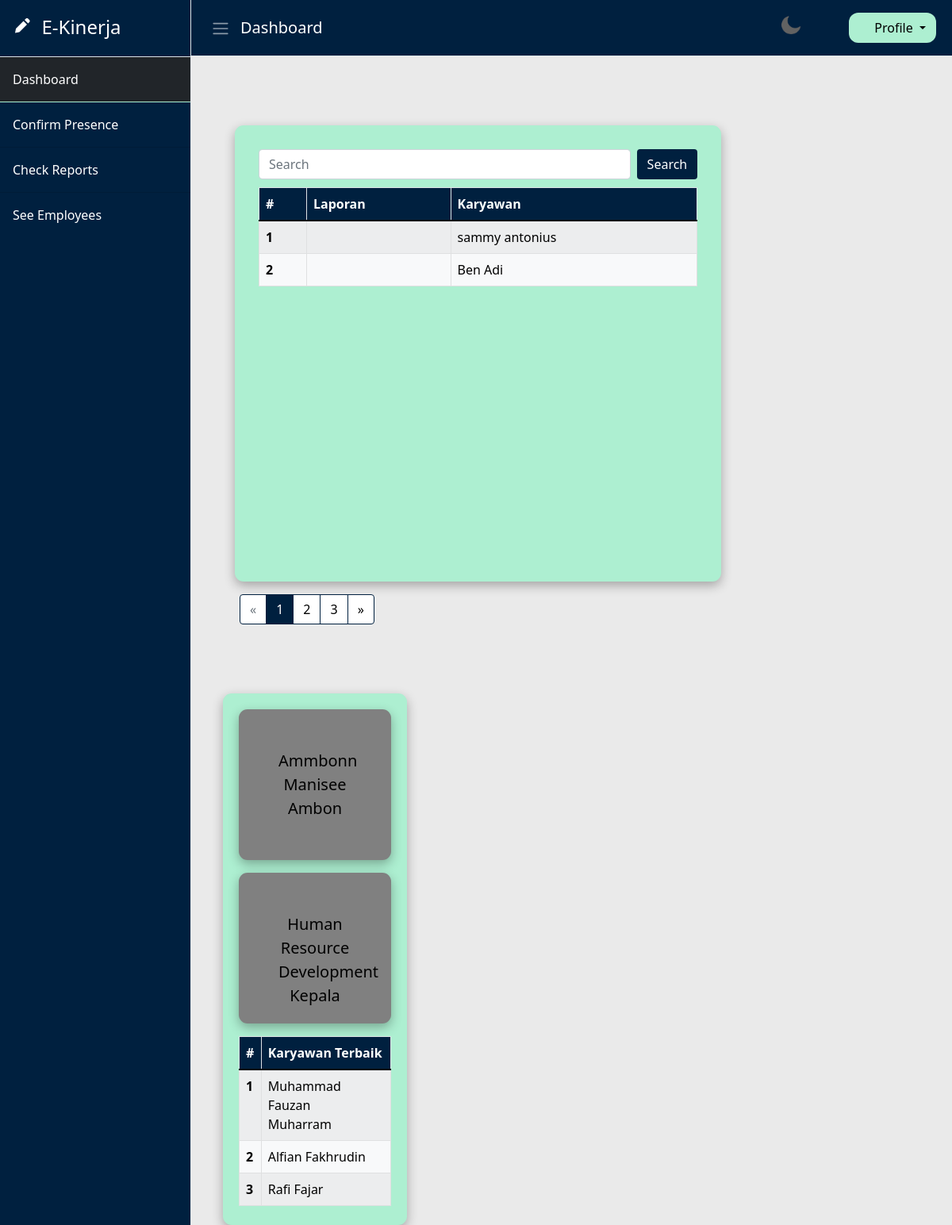
/web/admin/dashboard.php (signed in), run on the app's committed database.
### tables this page shows
CREATE TABLE `reports` (
  `id` bigint(20) NOT NULL,
  `title` varchar(256) NOT NULL,
  `description` text NOT NULL,
  `date_of_submission` timestamp NOT NULL DEFAULT current_timestamp() ON UPDATE current_timestamp(),
  `is_approved` tinyint(1) NOT NULL DEFAULT 0,
  `is_rejected` tinyint(1) NOT NULL DEFAULT 0,
  `is_pending` tinyint(1) NOT NULL DEFAULT 1,
  `user_id` bigint(20) NOT NULL
);

CREATE TABLE `users` (
  `id` bigint(20) NOT NULL,
  `username` varchar(64) NOT NULL,
  `password` varchar(64) NOT NULL,
  `first_name` varchar(64) NOT NULL,
  `last_name` varchar(64) NOT NULL,
  `picture` text DEFAULT NULL,
  `address` varchar(64) NOT NULL,
  `date_of_birth` date NOT NULL,
  `date_of_admission` datetime DEFAULT NULL,
  `position_id` bigint(20) NOT NULL,
  `division_id` bigint(20) NOT NULL
);

CREATE TABLE `divisions` (
  `id` bigint(20) NOT NULL,
  `name` varchar(64) NOT NULL
);

CREATE TABLE `positions` (
  `id` bigint(20) NOT NULL,
  `name` varchar(64) NOT NULL,
  `create_priv` tinyint(1) NOT NULL,
  `read_priv` tinyint(1) NOT NULL,
  `update_priv` tinyint(1) NOT NULL,
  `delete_priv` tinyint(1) NOT NULL
);

### config/DBConfig.php (called while the page is built, shortened)
<?php
    class DBConfig {
        static function connect() {
            $host = "localhost:3306";
            $user = "root";
            $pass = "";
            $db = "project_pwl";
            $conn = mysqli_connect($host, $user, $pass, $db);
            if (!$conn) {
                die("Connection Failed : " . mysqli_connect_error());
                return null;
            }
            else return $conn;
        }
    }
?>

### controller/ReportsController.php (called while the page is built, shortened)
<?php
    require_once("../../config/DBConfig.php");
    class ReportsController {
        public function readApprovedReportsByDivisionId($division_id) {
            $this -> conn = DBConfig::connect();
            $sql = ReportsQuery::$readApprovedReportsByDivisionId;
            $stmt = mysqli_prepare($this->conn, $sql);
            $stmt -> bind_param("s", $division_id);
            $stmt -> execute();
            return $stmt -> get_result();
        }
    }
?>

### controller/DivisionsController.php (called while the page is built, shortened)
<?php
    require_once("../../config/DBConfig.php");
    class DivisionsController {
        public function readById($id) {
            $this -> conn = DBConfig::connect();
            $sql = DivisionsQuery::$readById;
            $stmt = mysqli_prepare($this->conn, $sql);
            $stmt -> bind_param("s", $id);
            $stmt -> execute();
            return $stmt -> get_result() -> fetch_array();
        }
    }
?>

### controller/PositionsController.php (called while the page is built, shortened)
<?php
    require_once("../../config/DBConfig.php");
    class PositionsController {
        public function readById($id) {
            $this -> conn = DBConfig::connect();
            $sql = PositionsQuery::$readById;
            $stmt = mysqli_prepare($this->conn, $sql);
            $stmt -> bind_param("s", $id);
            $stmt -> execute();
            return $stmt -> get_result() -> fetch_array();
        }
    }
?>

### web/admin/dashboard.php (the view, shortened to what this page needs)
<?php
    require_once("../../controller/ReportsController.php");
    require_once("../../controller/DivisionsController.php");
    require_once("../../controller/PositionsController.php");
    $reports_controller = new ReportsController();
?>
<!DOCTYPE html>
<html lang="en">
<head>
    <?php
            include("../layout/header.php");
            ?>
</head>
<body>
    <div class="d-flex" id="wrapper">
        <?php include("../layout/sidebar.php")?>
        <div id="page-content-wrapper">
            <?php include("../layout/navbar.php")?>
            <div class="container">
                <div class="row">
                    <div class="col-9">
                        <br>
                        <br>
                        <div class="card4" style="height: 575px;">
                            <form class="d-flex" role="search" method="GET" action="<?= htmlspecialchars($_SERVER['PHP_SELF'])?>">
                                <input class="form-control me-2" type="search" placeholder="Search" aria-label="Search" name="search">
                                <button class="btn" type="submit"
                                    style="background-color: #00203F; color:white;">Search</button>
                            </form>
                            <table class="table table-bordered table-striped table-hover table-light"
                                style="border-radius: 20px; margin-top: 10px;">
                                <thead class="table" style="background-color: #00203F; color:white;">
                                    <tr>
                                        <th scope="col">#</th>
                                        <th scope="col">Laporan</th>
                                        <th scope="col">Karyawan</th>
                                    </tr>
                                </thead>
                                <tbody>
                                    <?php
                                        if ($_SERVER['REQUEST_METHOD'] == "GET") {
                                            if (isset($_GET['search'])) {
                                                if (!empty($_GET['search']) || $_GET['search'] != null) {
                                                    $search = $_GET['search'];
                                                    $search = "%$search%";
                                                    $pstResult = $reports_controller -> searchApprovedReportsByDivisionId($user['division_id'], $search);
                                                }
                                                else {
                                                    $pstResult = $reports_controller -> readApprovedReportsByDivisionId($user['division_id']);
                                                }
                                            }
                                            else {
                                                $pstResult = $reports_controller -> readApprovedReportsByDivisionId($user['division_id']);
                                            }
                                            if ($pstResult != null) {
                                                $page = (isset($_GET['page']))
                                                        ? $_GET['page']
                                                        : 1;
                                                $pagination = (mysqli_num_rows($pstResult) > 5)
                                                            ? 5
                                                            : mysqli_num_rows($pstResult);
                                                $index = $pagination * ($page - 1);
                                                $row = 0;
                                                for ($i = $index; $i < $pagination * $page; $i++) {
                                                    $data = $pstResult -> fetch_array(MYSQLI_BOTH);
                                                    $row++;
                                                    echo "<tr>";
                                                    echo "<th scope='row'>$row</th>";
                                                    echo "<td>" . $data['title'] . "</td>";
                                                    echo "<td>" . $data['first_name'] . " " . $data['last_name'] . "</td>";
                                                    echo "</tr>";
                                                }
                                            }
                                            else {
                                                echo "<tr>";
                                                echo "<th scope='row'>0</th>";
                                                echo "<td>Tidak Ada Laporan Diterima</td>";
                                                echo "<td>TIdak Ada</td>";
                                                echo "</tr>";
                                            }
                                        }
                                    ?>
                                </tbody>
                            </table>
                        </div>
                        <center>
                            <?php include("../layout/pagination.php") ?>
                        </center>
                    </div>
                    <div class="card2">
                        <?php
                            $divisions_controller = new DivisionsController();
                            $division = $divisions_controller -> readById($user['division_id']);
                            $positions_controller = new PositionsController();
                            $position = $positions_controller -> readById($user['position_id']);
                        ?>
                        <div class="card3">
                            <center>
                                <?= $user['first_name'] . " " . $user['last_name'] ?>
                                <br>
                                <?= $user['username'] ?>
                            </center>
                        </div>
                        <div class="card3">
                            <center>
                                <?= $division['name'] ?>
                                <br>
                                <?= $position['name'] ?>
                            </center>
                        </div>
                        <center>
                            <table class="table table-bordered table-striped table-hover table-light"
                                style="border-radius: 20px;">
                                <thead class="table" style="background-color: #00203F; color:white;">
                                    <tr>
                                        <th scope="col">#</th>
                                        <th scope="col">Karyawan Terbaik</th>
                                    </tr>
                                </thead>
                                <tbody>
                                    <tr>
                                        <th scope="row">1</th>
                                        <td>Muhammad <br> Fauzan <br> Muharram</td>
                                    </tr>
                                    <tr>
                                        <th scope="row">2</th>
                                        <td>Alfian Fakhrudin</td>
                                    </tr>
                                    <tr>
                                        <th scope="row">3</th>
                                        <td>Rafi Fajar</td>
                                    </tr>
                                </tbody>
                            </table>
                        </center>
                    </div>
                </div>
            </div>
        </div>
    </div>
</body>
</html>

### asset/css/main.css (style rules this page uses)
* { box-sizing: border-box; }
[class*="col-"] { float: left; padding: 15px; }
.row::after { content: ""; clear: both; display: table; }
.col-9 { width: 75%; }

### asset/css/dashboard.css (style rules this page uses)
:root { --fonts: #212529; }
.card2 { max-width: 57rem; height: 670px; padding: 20px; width: auto; box-shadow: 0 5px 14px rgba(0, 0, 0, .3); background-color: #ADEFD1; border-radius: 11px; margin-left: 40px; margin-top: 3.5rem; margin-right: 36px; text-align: left; }
.card3 { max-width: 12rem; height: 190px; padding: 50px; width: 300px; font-size: 20px; box-shadow: 0 5px 14px rgba(0, 0, 0, .3); background-color: grey; border-radius: 11px; margin-bottom: 1rem; text-align: left; }
.card4 { max-width: 57rem; height: 217px; padding: 30px; width: auto; box-shadow: 0 5px 14px rgba(0, 0, 0, .3); background-color: #ADEFD1; border-radius: 11px; margin-left: 40px; margin-top: 1.5rem; margin-bottom: 1rem; margin-right: 36px; text-align: left; }

### data on the page
reports: user.first_name "sammy", user.last_name "antonius"
reports: user.first_name "Ben", user.last_name "Adi"
divisions: name "Human Resource Development"
positions: name "Kepala"

### other printed values
$title "Dashboard"
$user['first_name'] "Ammbonn"
$user['last_name'] "Manisee"
$user['username'] "Ambon"
